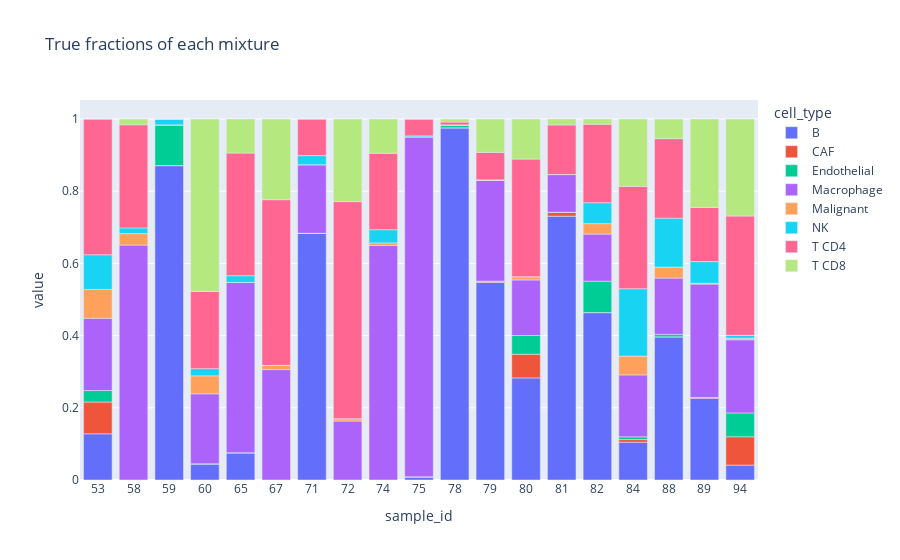

Here is the notebook cell this chart was saved with:
### Markdown cell above
## compare experiments: plots of fractions

### Code cell
truth_unstacked = truth.unstack("cell_type")["true_fraction"]
cell_types_ungrouped = [c for c in truth_unstacked.columns if c not in ("T", "Lymphocytes")]

fig = px.bar(
    truth_unstacked[cell_types_ungrouped],
    title="True fractions of each mixture"
)

fig.show()

### Figure 1 — Plotly figure (JSON) as saved in the notebook; plotly's stock layout.template omitted (floating-point values rounded to 4 significant figures)
{"data": [{"alignmentgroup": "True", "hovertemplate": "cell_type=B<br>sample_id=%{x}<br>value=%{y}<extra></extra>", "legendgroup": "B", "marker": {"color": "#636efa", "pattern": {"shape": ""}}, "name": "B", "offsetgroup": "B", "orientation": "v", "showlegend": true, "textposition": "auto", "type": "bar", "x": ["53", "58", "59", "60", "65", "67", "71", "72", "74", "75", "78", "79", "80", "81", "82", "84", "88", "89", "94"], "xaxis": "x", "y": [0.128, 0, 0.871, 0.0448, 0.0755, 0, 0.6835, 0, 0, 0.0087, 0.9756, 0.5474, 0.2828, 0.7308, 0.4638, 0.1045, 0.3966, 0.2263, 0.0413], "yaxis": "y"}, {"alignmentgroup": "True", "hovertemplate": "cell_type=CAF<br>sample_id=%{x}<br>value=%{y}<extra></extra>", "legendgroup": "CAF", "marker": {"color": "#EF553B", "pattern": {"shape": ""}}, "name": "CAF", "offsetgroup": "CAF", "orientation": "v", "showlegend": true, "textposition": "auto", "type": "bar", "x": ["53", "58", "59", "60", "65", "67", "71", "72", "74", "75", "78", "79", "80", "81", "82", "84", "88", "89", "94"], "xaxis": "x", "y": [0.088, 0, 0, 0, 0, 0, 0, 0, 0, 0, 0, 0.0023, 0.0656, 0.011, 0, 0.0075, 0, 0.0023, 0.0785], "yaxis": "y"}, {"alignmentgroup": "True", "hovertemplate": "cell_type=Endothelial<br>sample_id=%{x}<br>value=%{y}<extra></extra>", "legendgroup": "Endothelial", "marker": {"color": "#00cc96", "pattern": {"shape": ""}}, "name": "Endothelial", "offsetgroup": "Endothelial", "orientation": "v", "showlegend": true, "textposition": "auto", "type": "bar", "x": ["53", "58", "59", "60", "65", "67", "71", "72", "74", "75", "78", "79", "80", "81", "82", "84", "88", "89", "94"], "xaxis": "x", "y": [0.032, 0, 0.1129, 0, 0, 0, 0, 0, 0, 0, 0.0081, 0.0012, 0.052, 0, 0.087, 0.0075, 0.0068, 0, 0.0661], "yaxis": "y"}, {"alignmentgroup": "True", "hovertemplate": "cell_type=Macrophage<br>sample_id=%{x}<br>value=%{y}<extra></extra>", "legendgroup": "Macrophage", "marker": {"color": "#ab63fa", "pattern": {"shape": ""}}, "name": "Macrophage", "offsetgroup": "Macrophage", "orientation": "v", "showlegend": true, "textposition": "auto", "type": "bar", "x": ["53", "58", "59", "60", "65", "67", "71", "72", "74", "75", "78", "79", "80", "81", "82", "84", "88", "89", "94"], "xaxis": "x", "y": [0.2, 0.6508, 0, 0.194, 0.4717, 0.3059, 0.1899, 0.1634, 0.6496, 0.9417, 0, 0.2795, 0.1538, 0.1044, 0.1304, 0.1716, 0.1559, 0.3141, 0.2025], "yaxis": "y"}, {"alignmentgroup": "True", "hovertemplate": "cell_type=Malignant<br>sample_id=%{x}<br>value=%{y}<extra></extra>", "legendgroup": "Malignant", "marker": {"color": "#FFA15A", "pattern": {"shape": ""}}, "name": "Malignant", "offsetgroup": "Malignant", "orientation": "v", "showlegend": true, "textposition": "auto", "type": "bar", "x": ["53", "58", "59", "60", "65", "67", "71", "72", "74", "75", "78", "79", "80", "81", "82", "84", "88", "89", "94"], "xaxis": "x", "y": [0.08, 0.0317, 0, 0.0498, 0, 0.0118, 0, 0.0065, 0.0073, 0, 0, 0.0012, 0.009, 0, 0.029, 0.0522, 0.0305, 0.0023, 0.0041], "yaxis": "y"}, {"alignmentgroup": "True", "hovertemplate": "cell_type=NK<br>sample_id=%{x}<br>value=%{y}<extra></extra>", "legendgroup": "NK", "marker": {"color": "#19d3f3", "pattern": {"shape": ""}}, "name": "NK", "offsetgroup": "NK", "orientation": "v", "showlegend": true, "textposition": "auto", "type": "bar", "x": ["53", "58", "59", "60", "65", "67", "71", "72", "74", "75", "78", "79", "80", "81", "82", "84", "88", "89", "94"], "xaxis": "x", "y": [0.096, 0.0159, 0.0161, 0.0199, 0.0189, 0, 0.0253, 0, 0.0365, 0.0029, 0, 0, 0, 0, 0.058, 0.1866, 0.1356, 0.06, 0.0083], "yaxis": "y"}, {"alignmentgroup": "True", "hovertemplate": "cell_type=T CD4<br>sample_id=%{x}<br>value=%{y}<extra></extra>", "legendgroup": "T CD4", "marker": {"color": "#FF6692", "pattern": {"shape": ""}}, "name": "T CD4", "offsetgroup": "T CD4", "orientation": "v", "showlegend": true, "textposition": "auto", "type": "bar", "x": ["53", "58", "59", "60", "65", "67", "71", "72", "74", "75", "78", "79", "80", "81", "82", "84", "88", "89", "94"], "xaxis": "x", "y": [0.376, 0.2857, 0, 0.2139, 0.3396, 0.4588, 0.1013, 0.6013, 0.2117, 0.0466, 0.0081, 0.076, 0.3258, 0.1374, 0.2174, 0.2836, 0.2203, 0.1501, 0.3306], "yaxis": "y"}, {"alignmentgroup": "True", "hovertemplate": "cell_type=T CD8<br>sample_id=%{x}<br>value=%{y}<extra></extra>", "legendgroup": "T CD8", "marker": {"color": "#B6E880", "pattern": {"shape": ""}}, "name": "T CD8", "offsetgroup": "T CD8", "orientation": "v", "showlegend": true, "textposition": "auto", "type": "bar", "x": ["53", "58", "59", "60", "65", "67", "71", "72", "74", "75", "78", "79", "80", "81", "82", "84", "88", "89", "94"], "xaxis": "x", "y": [0, 0.0159, 0, 0.4776, 0.0943, 0.2235, 0, 0.2288, 0.0949, 0, 0.0081, 0.0924, 0.1109, 0.0165, 0.0145, 0.1866, 0.0542, 0.2448, 0.2686], "yaxis": "y"}], "layout": {"barmode": "relative", "legend": {"title": {"text": "cell_type"}, "tracegroupgap": 0}, "title": {"text": "True fractions of each mixture"}, "xaxis": {"anchor": "y", "domain": [0, 1], "title": {"text": "sample_id"}}, "yaxis": {"anchor": "x", "domain": [0, 1], "title": {"text": "value"}}}}
